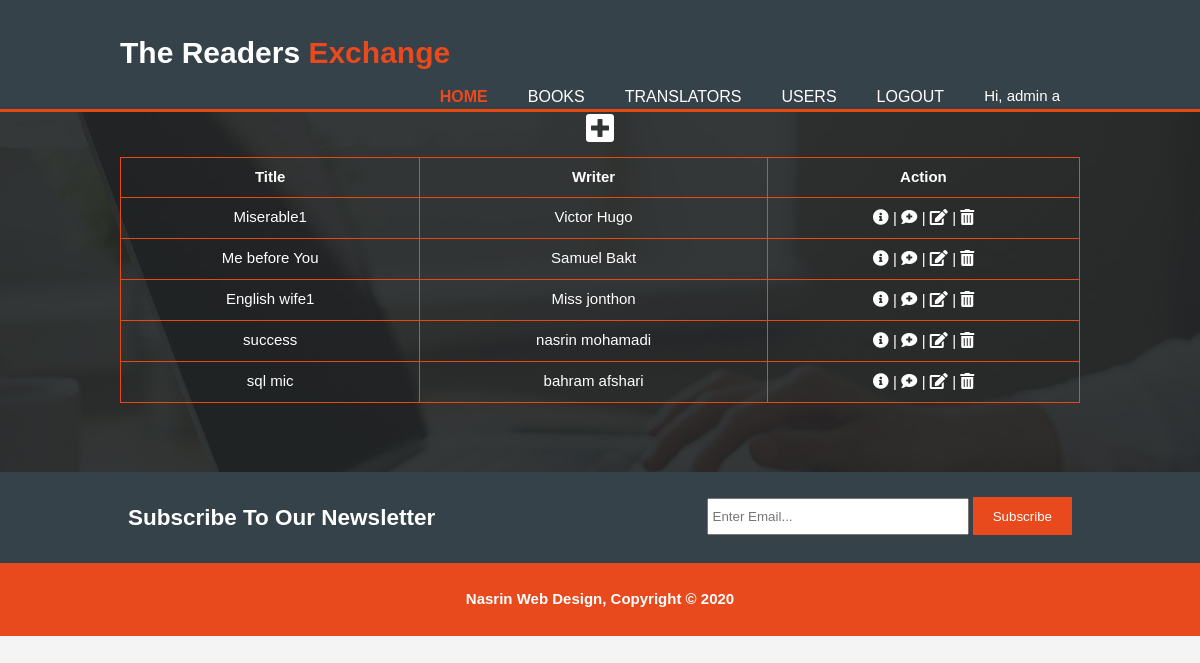
Screenshot of /index.php?action=list&model=book (signed in) with the database file from the repository.
### tables this page shows
CREATE TABLE `books` (
  `id` int(6) NOT NULL,
  `title` varchar(255) NOT NULL,
  `writer` varchar(255) NOT NULL,
  `type` varchar(50) DEFAULT NULL,
  `description` text,
  `lang` varchar(2) DEFAULT NULL,
  `update_at` timestamp NOT NULL DEFAULT CURRENT_TIMESTAMP ON UPDATE CURRENT_TIMESTAMP,
  `create_at` timestamp NOT NULL DEFAULT CURRENT_TIMESTAMP,
  `imageUrl` varchar(255) DEFAULT NULL,
  `year` int(4) DEFAULT NULL
);

### controllers/controllerbook.class.php (called while the page is built, shortened)
<?php
class ControllerBook
{
	private $_book;
	public function __construct(){
        $this->_book = new Book();
    }
	public function list(){
		$content = $this->_book->getAll("books");
		$array = array("content" => $content);
		$viewBookList = new View('booklist');
		$viewBookList->generate($array);
	}
}

### index.php (called while the page is built, shortened)
<?php
$controller = new Controller();
$controller->router();
?>

### lib/singletonpdo.class.php (called while the page is built, shortened)
<?php
class SingletonPDO {
    private $PDOInstance = null;
    private static $instance = null;
    private function __construct(){
        $this->PDOInstance = new PDO('mysql:host='. self::DB_SERVEUR .';dbname='. self::DB_NOM, self::DB_LOGIN, self::DB_PASSWORD);
    }
    static function getInstance(){
        if(is_null(self::$instance)){
            self::$instance = new SingletonPDO();
        }
        return self::$instance;
    }
    function __call($name, $arguments){
        return $this->PDOInstance->{$name}(implode(',', $arguments));
    }
}

### models/main.class.php (called while the page is built, shortened)
<?php
abstract class Main {
    public function getAll($tbname){
        $db = SingletonPDO::getInstance();
        $translators = $db->prepare('select * FROM '.$tbname);
        $translators->execute();
        return $translators->fetchAll(PDO::FETCH_ASSOC);
    }
}

### views/view_booklist.php (the view)
<?php if ( isset($_SESSION["user"]) && ( $_SESSION["user"]["type"] == SA  || $_SESSION["user"]["type"] == A ) ) { ?>
    <div  class="add">
      <a href="index.php?action=add&model=book" class="detail">
        <i class="fas fa-plus-square fa-2x"></i>
      </a>
    </div>
<?php } ?>
 <table class="list" >
      <thead>
        <tr>
          <th>Title</th>
          <th>Writer</th>
          <?php if ( isset($_SESSION["user"]) ) { ?>
              <th>Action</th>
          <?php } ?>
        </tr>
      </thead>
      <tbody>
        <?php foreach ($content as $key => $value) { ?>
        <tr>
          <td><?= $value["title"] ?></td>
          <td><?= $value["writer"] ?></td>
          <?php if ( isset($_SESSION["user"]) ) { ?>
              <td><a href="index.php?action=detail&model=book&id=<?= $value["id"] ?>" class="detail">
                    <i class="fas fa-info-circle"></i>
                  </a> |
                  <a href="index.php?action=addComment&model=book&id=<?= $value["id"] ?>" class="detail">
                    <i class="fas fa-comment-medical"></i>
                  </a>
                  <?php if ( $_SESSION["user"]["type"] == SA  || $_SESSION["user"]["type"] == A ) { ?>
                       |
                      <a href="index.php?action=edit&model=book&id=<?= $value["id"] ?>" class="modify" >
                        <i class="fas fa-edit"></i>
                      </a> |
                      <a href="index.php?action=delete&model=book&id=<?= $value["id"] ?>" class="delete">
                        <i class="fas fa-trash-alt"></i>
                      </a>
                <?php } ?>
              </td>
          <?php } ?>
        </tr>
        <?php } ?>
      </tbody>
    </table>

### assets/css/_library.css (style rules this page uses)
body { font-family: Arial, Helvetica,sans-serif; font-size: 15px; line-height: 1.5; font: 15px/1.5 Arial, Helvetica,sans-serif; padding: 0; margin:0; background-color: #f4f4f4; }
.detail { text-align: left; }
.list td, th { border: 1px solid #e84911; text-align: center; padding: 8px; }
.list { margin: 10px auto; font-family: arial, sans-serif; border-collapse: collapse; width: 100%; }
.list a { text-decoration: none; color: #ffffff; text-transform: uppercase; font-size: 16px }
.add a { text-decoration: none; color: white; text-transform: uppercase; font-size: 16px; text-align: left !important; }

### rows the page displays
books: title "Miserable1", writer "Victor Hugo"
books: title "Me before You", writer "Samuel Bakt"
books: title "English wife1", writer "Miss jonthon"
books: title "success", writer "nasrin mohamadi"
books: title "sql mic", writer "bahram afshari"

### other values shown
$_SESSION["user"]["firstName"] "admin"
$_SESSION["user"]["lastName"] "a"
